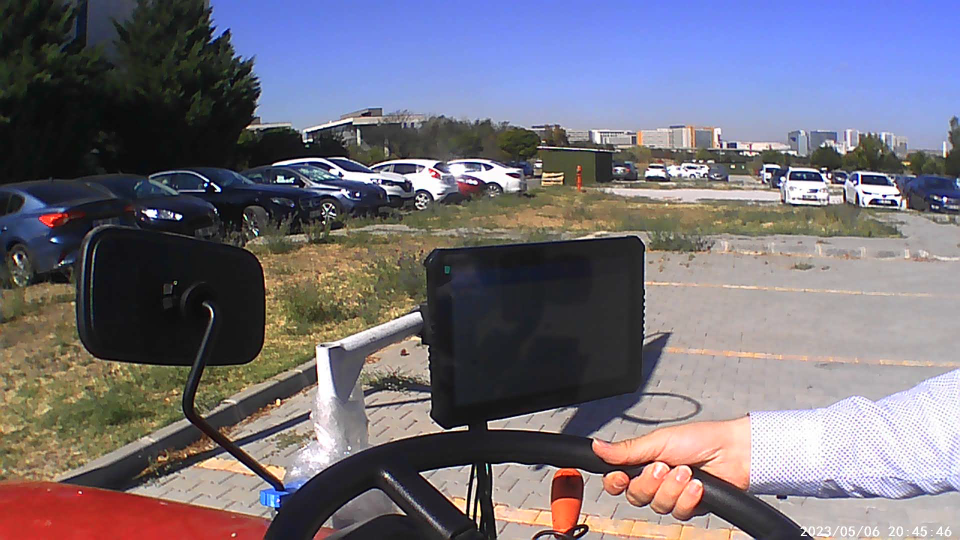
#> input picture frame 3 of videos/AVI8.avi, 1920 x 1080 px (shown at 1/2 size)
$ python image.py
#> lines starting #> are read from the running program, lines starting #| are printed output that depends on the picture
import cv2


video_path = 'videos/AVI8.avi'


cap = cv2.VideoCapture(video_path)


total_frames = int(cap.get(cv2.CAP_PROP_FRAME_COUNT))
print(total_frames)

current_frame = 0
while current_frame < total_frames:

    ret, frame = cap.read()
#> frame is the input picture: shape (1080, 1920, 3); mean B, G, R 121.3, 110.9, 115.3


    if not ret:
        break

    gray=cv2.cvtColor(frame,cv2.COLOR_BGR2GRAY)
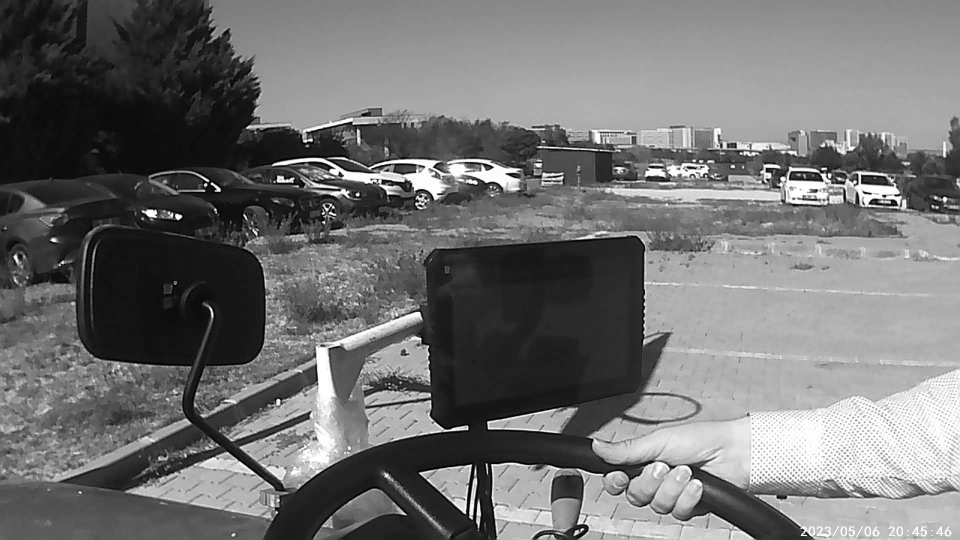
#> gray: shape (1080, 1920) (shown at 1/2 size); min 0, max 255, mean 113.3

    cv2.imshow('Frame', gray)

    key = cv2.waitKey(0)
#> (key q is pressed here)


    if key == ord('q'):
        break

    current_frame += 1

cap.release()

cv2.destroyAllWindows()
